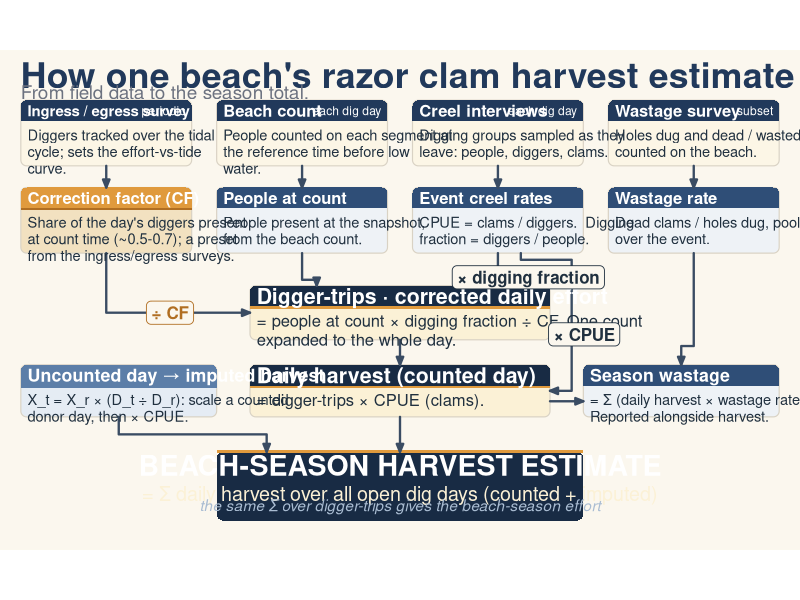
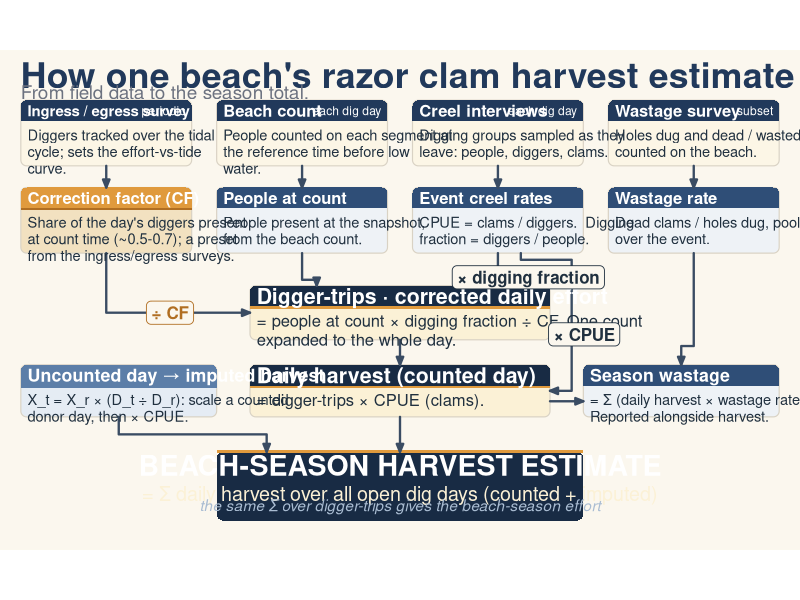
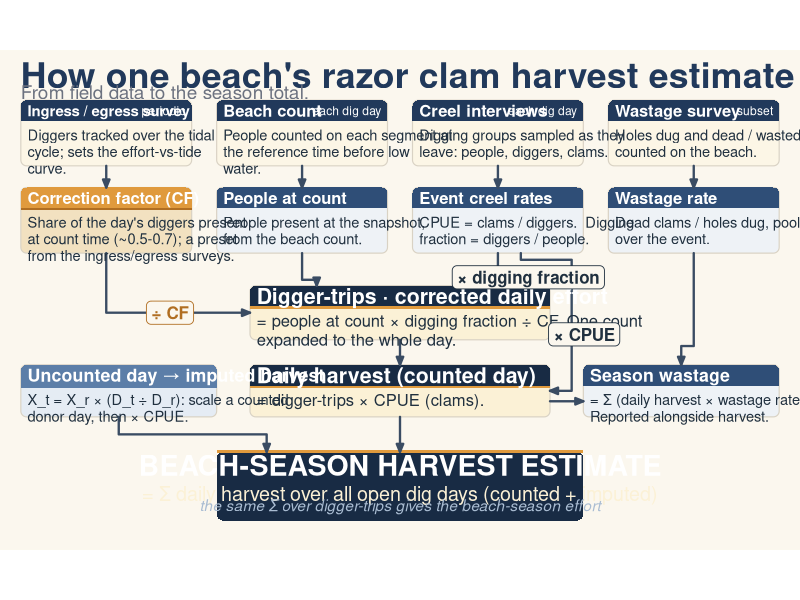

Write the R code that produced these figures, in order.
## ---- chunk 1
# UTF-8-capable raster device so the math glyphs render (x, /, Sigma, arrow, middot).
options(bitmapType = "cairo")
use_ragg <- requireNamespace("ragg", quietly = TRUE)
knitr::opts_chunk$set(
  echo = TRUE, message = FALSE, warning = FALSE,
  dev      = if (use_ragg) "ragg_png" else "png",
  dev.args = if (use_ragg) list() else list(type = "cairo"),
  fig.width = 13.333, fig.height = 8.33, dpi = 150, out.width = "100%"  # height matches the HS=1.25 layout
)
## ---- chunk 2
save_fig <- TRUE   # write PNG + PDF to disk (set FALSE for quick preview-only reruns)

# Output folder: the harvest-figures schematics dir if the repo root is found, else ./figures
out_dir <- tryCatch(
  here::here("03_analyses", "20260713-harvest-figures", "schematics"),
  error = function(e) "figures"
)
fig_stem <- "razor_clam_estimation_flow_ggplot"
## ---- chunk 3
## Load packages (template install loop; only ggplot2 is required)
load.lib <- c("ggplot2", "here")
install.lib <- load.lib[!load.lib %in% installed.packages()[, "Package"]]
for (lib in install.lib) install.packages(lib, dependencies = TRUE)
suppressMessages(invisible(lapply(load.lib, require, character.only = TRUE)))
library(grid)  # unit(), arrow() - base package, always available
## ---- chunk 4
# Palette echoes the reference CF figure (amber daylight / navy night / cream / steel)
PAGE   <- "#FBF7EE"; INK      <- "#20303F"
NAVY   <- "#21395B"; NAVY_MED <- "#2F4E77"; NAVY_DK <- "#182B44"
AMBER  <- "#E09A3D"; AMBER_DK <- "#B06E22"
TAN    <- "#F2E1C0"; CREAM    <- "#FBF1D6"; CREAM2  <- "#FCF6E6"
STEEL  <- "#5C7EA8"; STEEL_LT <- "#E5ECF4"; STEEL_MD<- "#A9BCD2"
BODY_LT<- "#EEF2F6"; MUTED    <- "#6C7280"; LINE    <- "#3A4C63"; BORDER <- "#D9D2C4"

# Math glyphs built from code points -> locale-independent, ASCII source, no encoding risk
MUL <- intToUtf8(0x00D7)  # times
DIV <- intToUtf8(0x00F7)  # divide
SIG <- intToUtf8(0x03A3)  # Sigma
ARR <- intToUtf8(0x2192)  # arrow
MID <- intToUtf8(0x00B7)  # middot

W <- 1920; H <- 1080          # W = canvas width; H is recomputed from the layout (nodes chunk)
yy <- function(y) H - y       # convert a top-down (SVG-style) y to ggplot's y-up
CWU <- 2.85                   # ~data-units per character at a given text size (empirical)
## ---- chunk 5
bodies <- list(); headers <- list(); accents <- list()
tb <- list(); th <- list(); ti <- list(); arrows_l <- list(); elabels <- list(); bi <- 0

# corner arc, and rounded-rectangle / rounded-top polygons (plot coords)
arc <- function(cx, cy, a0, a1, r, n = 12) {
  t <- seq(a0, a1, length.out = n); data.frame(x = cx + r*cos(t), y = cy + r*sin(t))
}
rrect_up <- function(x0, y0, x1, y1, r, n = 12) rbind(
  arc(x1-r, y1-r, 0,      pi/2,   r, n), arc(x0+r, y1-r, pi/2,   pi,     r, n),
  arc(x0+r, y0+r, pi,     3*pi/2, r, n), arc(x1-r, y0+r, 3*pi/2, 2*pi,   r, n))
rtop_up <- function(x0, y0, x1, y1, r, n = 12) rbind(
  data.frame(x = x1, y = y0), arc(x1-r, y1-r, 0, pi/2, r, n),
  arc(x0+r, y1-r, pi/2, pi, r, n), data.frame(x = x0, y = y0))
wrapt <- function(s, width) paste(strwrap(s, width = width), collapse = "\n")

# Add one card. Coordinates are given SVG-style (xl, yt = top-left; y grows downward).
card <- function(xl, yt, w, h, title, hfill, bfill, sub = NULL, tag = NULL, accent = NULL,
                 tsize = 4.2, ssize = 3.7, subcol = INK, hh = 50, solid = FALSE,
                 tcol = "#FFFFFF", center = FALSE) {
  bi <<- bi + 1; x0 <- xl; x1 <- xl + w; y0 <- yy(yt + h); y1 <- yy(yt)
  if (solid) {
    headers[[length(headers)+1]] <<- cbind(rrect_up(x0,y0,x1,y1,16), grp = paste0("s",bi), fill = hfill)
  } else {
    bodies[[length(bodies)+1]]   <<- cbind(rrect_up(x0,y0,x1,y1,14), grp = paste0("b",bi), fill = bfill)
    headers[[length(headers)+1]] <<- cbind(rtop_up(x0, yy(yt+hh), x1, y1, 14), grp = paste0("h",bi), fill = hfill)
  }
  if (!is.null(accent))
    accents[[length(accents)+1]] <<- data.frame(xmin=x0, xmax=x1, ymin=yy(yt+hh)-5, ymax=yy(yt+hh), fill=accent)
  th_x <- if (center) (x0+x1)/2 else x0 + 16; hj <- if (center) 0.5 else 0
  tb[[length(tb)+1]] <<- data.frame(x=th_x, y=yy(yt+hh/2), label=title, size=tsize, colour=tcol, hjust=hj, vjust=0.5)
  if (!is.null(sub)) {
    wrapw <- floor((w - 34) / (ssize * CWU))
    th[[length(th)+1]] <<- data.frame(x=x0+16, y=yy(yt+hh+20), label=wrapt(sub, wrapw), size=ssize,
                                      colour=subcol, hjust=0, vjust=1)
  }
  if (!is.null(tag))
    th[[length(th)+1]] <<- data.frame(x=x1-15, y=yy(yt+hh/2), label=tag, size=3.05, colour="#FFFFFF", hjust=1, vjust=0.5)
}
addA <- function(pts, grp) {  # elbow arrow through a list of c(x, y) SVG-coord waypoints
  df <- do.call(rbind, lapply(pts, function(p) data.frame(x = p[1], y = yy(p[2]))))
  df$grp <- grp; arrows_l[[length(arrows_l)+1]] <<- df
}
addL <- function(x, y, label, colour = INK)   # operator label chip
  elabels[[length(elabels)+1]] <<- data.frame(x=x, y=yy(y), label=label, colour=colour)
## ---- chunk 6
# ---- Vertical layout ---------------------------------------------------------
HS <- 1.25                         # bubble HEIGHT scale (1.00 = original heights)
IH <- 126 * HS; PH <- 126 * HS     # input-row / parameter-row heights
EH <- 104 * HS                     # Digger-trips (corrected daily effort) height
DH <- 100 * HS                     # daily harvest / imputed / wastage heights
MH <- 132 * HS                     # terminus height

# Row gaps are held fixed as the bubbles grow, so all spacing is preserved.
g_ip <- 52    # inputs      -> parameters
g_ps <- 78    # parameters  -> Digger-trips  (the gap widened in the previous step)
g_sh <- 60    # Digger-trips-> daily harvest
g_ht <- 84    # daily harvest -> beach-season terminus

IY <- 120                          # inputs top (SVG-style; y grows downward)
PY <- IY + IH + g_ip               # parameters top
EY <- PY + PH + g_ps               # Digger-trips top
HY <- EY + EH + g_sh               # daily harvest / imputed / wastage top
TY <- HY + DH + g_ht               # terminus top
H  <- TY + MH + 70                 # canvas height grows to fit (yy() reads this global)

CX <- c(50, 520, 990, 1460); CW <- 410; cen <- CX + CW/2

# Field inputs (row 1)
card(CX[1], IY, CW, IH, "Ingress / egress survey", NAVY, CREAM2, tag = "periodic", tsize = 3.8,
     sub = "Diggers tracked over the tidal cycle; sets the effort-vs-tide curve.")
card(CX[2], IY, CW, IH, "Beach count", NAVY, CREAM2, tag = "each dig day",
     sub = "People counted on each segment at the reference time before low water.")
card(CX[3], IY, CW, IH, "Creel interviews", NAVY, CREAM2, tag = "each dig day",
     sub = "Digging groups sampled as they leave: people, diggers, clams.")
card(CX[4], IY, CW, IH, "Wastage survey", NAVY, CREAM2, tag = "subset",
     sub = "Holes dug and dead / wasted clams counted on the beach.")

# Event-level parameters (row 2)
card(CX[1], PY, CW, PH, "Correction factor (CF)", AMBER, TAN, accent = AMBER_DK,
     sub = "Share of the day's diggers present at count time (~0.5-0.7); a preset from the ingress/egress surveys.")
card(CX[2], PY, CW, PH, "People at count", NAVY_MED, BODY_LT,
     sub = "People present at the snapshot, from the beach count.")
card(CX[3], PY, CW, PH, "Event creel rates", NAVY_MED, BODY_LT,
     sub = "CPUE = clams / diggers.  Digging fraction = diggers / people.")
card(CX[4], PY, CW, PH, "Wastage rate", NAVY_MED, BODY_LT,
     sub = "Dead clams / holes dug, pooled over the event.")

# Expansion + daily harvest (spine)
card(600, EY, 720, EH, paste("Digger-trips", MID, "corrected daily effort"), NAVY_DK, CREAM,
     accent = AMBER, tsize = 5.4, ssize = 4.2,
     sub = paste0("= people at count ", MUL, " digging fraction ", DIV, " CF. One count expanded to the whole day."))
card(600, HY, 720, DH, "Daily harvest (counted day)", NAVY_DK, CREAM, accent = AMBER,
     tsize = 5.4, ssize = 4.2, sub = paste0("= digger-trips ", MUL, " CPUE (clams)."))

# Uncounted-day lane
card(50, HY, 470, DH, paste("Uncounted day", ARR, "imputed harvest"), STEEL, STEEL_LT, accent = STEEL,
     tsize = 4.5, ssize = 3.7,
     sub = paste0("X_t = X_r ", MUL, " (D_t ", DIV, " D_r): scale a counted donor day, then ", MUL, " CPUE."))

# Wastage side-output
card(1400, HY, 470, DH, "Season wastage", NAVY_MED, BODY_LT, tsize = 4.5, ssize = 3.7,
     sub = paste0("= ", SIG, " (daily harvest ", MUL, " wastage rate). Reported alongside harvest."))

# Terminus
card(520, TY, 880, MH, "BEACH-SEASON HARVEST ESTIMATE", NAVY_DK, NAVY_DK, solid = TRUE,
     tsize = 7.2, center = TRUE, hh = 64)
ti[[1]] <- data.frame(x = 960, y = yy(TY + 100),
  label = paste0("= ", SIG, " daily harvest over all open dig days (counted + imputed)"),
  size = 5.0, colour = CREAM, hjust = 0.5, vjust = 0.5, face = 1)
ti[[2]] <- data.frame(x = 960, y = yy(TY + 128),
  label = paste0("the same ", SIG, " over digger-trips gives the beach-season effort"),
  size = 3.9, colour = STEEL_MD, hjust = 0.5, vjust = 0.5, face = 3)
accents[[length(accents)+1]] <- data.frame(xmin = 520, xmax = 1400, ymin = yy(TY)-2, ymax = yy(TY)+5, fill = AMBER)
## ---- chunk 7
for (cx in cen) addA(list(c(cx, IY+IH), c(cx, PY)), paste0("ip", cx))     # inputs -> params
addA(list(c(cen[1], PY+PH), c(cen[1], EY+EH/2), c(600, EY+EH/2)), "cf")               # CF -> effort
addA(list(c(cen[2], PY+PH), c(cen[2], EY-14), c(760, EY-14), c(760, EY)), "ppl")      # people -> effort
addA(list(c(cen[3], PY+PH), c(cen[3], EY)), "dig")                                    # digging fraction
addA(list(c(1250, PY+PH), c(1250, PY+PH+16), c(1372, PY+PH+16), c(1372, HY+DH/2), c(1320, HY+DH/2)), "cpue")
addA(list(c(960, EY+EH), c(960, HY)), "eh")                                           # effort -> harvest
addA(list(c(960, HY+DH), c(960, TY)), "hs")                                           # harvest -> season
addA(list(c(285, HY+DH), c(285, (HY+DH+TY)/2), c(640, (HY+DH+TY)/2), c(640, TY)), "is")  # imputed -> season
addA(list(c(cen[4], PY+PH), c(cen[4], HY-45), c(1635, HY-45), c(1635, HY)), "wr")     # wastage rate -> wastage
addA(list(c(1320, HY+DH*0.7), c(1400, HY+DH*0.7)), "hw")                              # harvest -> wastage

addL(408,  EY+EH/2,   paste(DIV, "CF"),               AMBER_DK)
addL(1268, EY-20,     paste(MUL, "digging fraction"), INK)
addL(1402, EY+EH*0.9, paste(MUL, "CPUE"),             INK)
## ---- chunk 8
bodies_df  <- do.call(rbind, bodies);  headers_df <- do.call(rbind, headers)
accents_df <- do.call(rbind, accents); arrows_df  <- do.call(rbind, arrows_l)
tb_df <- do.call(rbind, tb); thh_df <- do.call(rbind, th)
ti_df <- do.call(rbind, ti); el_df  <- do.call(rbind, elabels)

p <- ggplot() +
  geom_polygon(data = bodies_df,  aes(x, y, group = grp, fill = fill), colour = BORDER, linewidth = 0.4) +
  geom_polygon(data = headers_df, aes(x, y, group = grp, fill = fill), colour = NA) +
  geom_rect(data = accents_df, aes(xmin = xmin, xmax = xmax, ymin = ymin, ymax = ymax, fill = fill)) +
  geom_path(data = arrows_df, aes(x, y, group = grp), colour = LINE, linewidth = 0.8,
            lineend = "round", linejoin = "round",
            arrow = arrow(angle = 22, length = unit(0.22, "cm"), type = "closed")) +
  geom_text(data = tb_df,  aes(x, y, label = label, size = size, colour = colour, hjust = hjust, vjust = vjust),
            fontface = 2, lineheight = 0.9) +
  geom_text(data = thh_df, aes(x, y, label = label, size = size, colour = colour, hjust = hjust, vjust = vjust),
            fontface = 1, lineheight = 0.95) +
  geom_text(data = ti_df[ti_df$face == 1, ], aes(x, y, label = label, size = size, colour = colour,
            hjust = hjust, vjust = vjust), fontface = 1) +
  geom_text(data = ti_df[ti_df$face == 3, ], aes(x, y, label = label, size = size, colour = colour,
            hjust = hjust, vjust = vjust), fontface = 3) +
  geom_label(data = el_df, aes(x, y, label = label, colour = colour), fill = PAGE,
             label.size = 0.3, label.r = unit(0.12, "cm"), size = 4.3, fontface = 2) +
  annotate("text", x = 50, y = yy(60), label = "How one beach's razor clam harvest estimate is built",
           hjust = 0, vjust = 0.5, size = 9.0, fontface = 2, colour = NAVY) +
  annotate("text", x = 50, y = yy(101), label = "From field data to the season total.",
           hjust = 0, vjust = 0.5, size = 4.8, colour = MUTED) +
  scale_fill_identity() + scale_colour_identity() + scale_size_identity() +
  coord_fixed(ratio = 1, xlim = c(0, W), ylim = c(0, H), expand = FALSE) +
  theme_void() +
  theme(plot.background  = element_rect(fill = PAGE, colour = NA),
        panel.background = element_rect(fill = PAGE, colour = NA))

p
## ---- chunk 9
if (save_fig) {
  dir.create(out_dir, showWarnings = FALSE, recursive = TRUE)
  png_path <- file.path(out_dir, paste0(fig_stem, ".png"))
  pdf_path <- file.path(out_dir, paste0(fig_stem, ".pdf"))
  fig_h <- 13.333 * H / W   # keep the saved aspect exact as the layout height changes
  # PNG: ragg if present, else base png with cairo (type is ignored by ragg - harmless)
  ggsave(png_path, p, width = 13.333, height = fig_h, dpi = 300, type = "cairo")
  # PDF: cairo_pdf renders the UTF-8 glyphs correctly
  ggsave(pdf_path, p, width = 13.333, height = fig_h, device = cairo_pdf)
  message("Wrote:\n  ", png_path, "\n  ", pdf_path)
}
